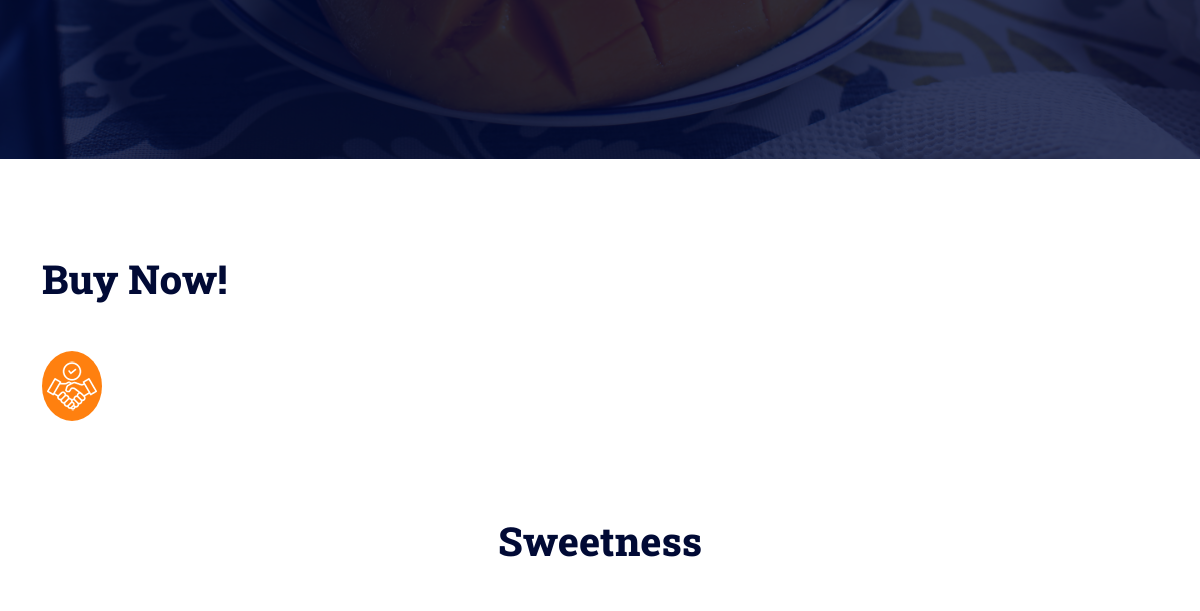
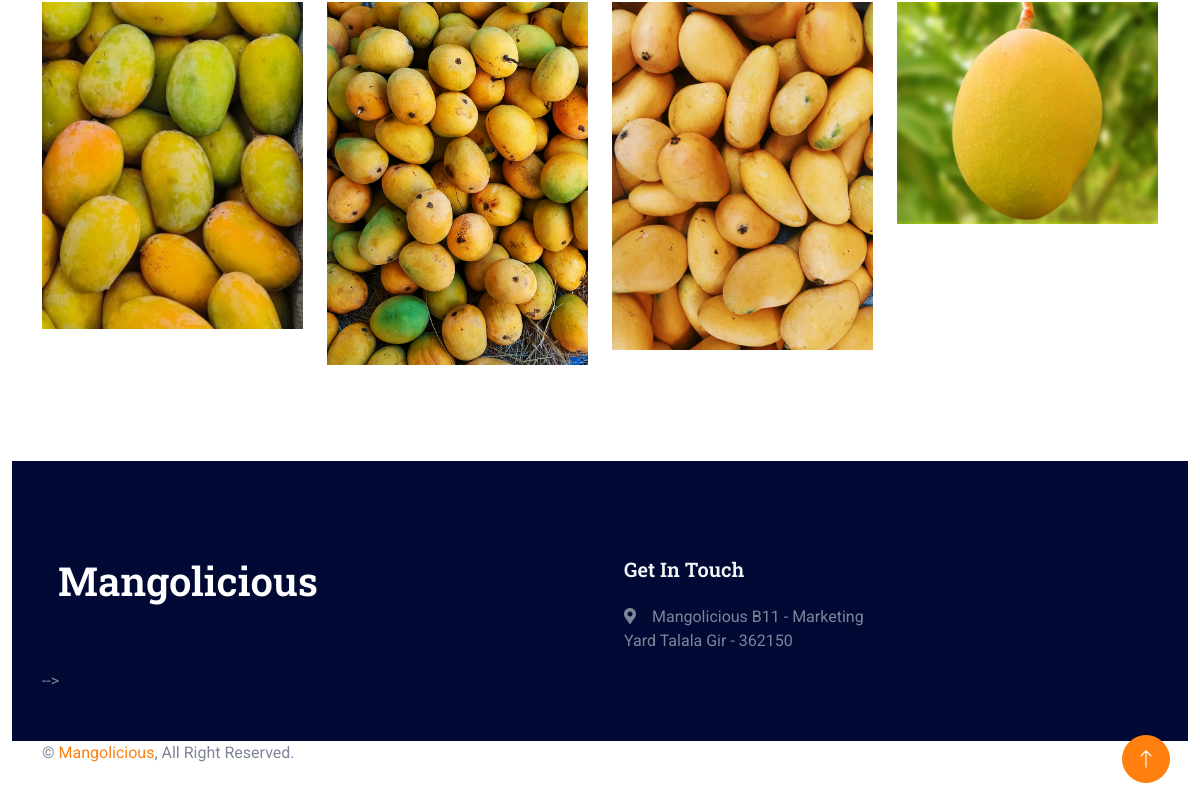
Before: /ripemangoes (lower part) with the older database file (2 pictures, top to bottom).
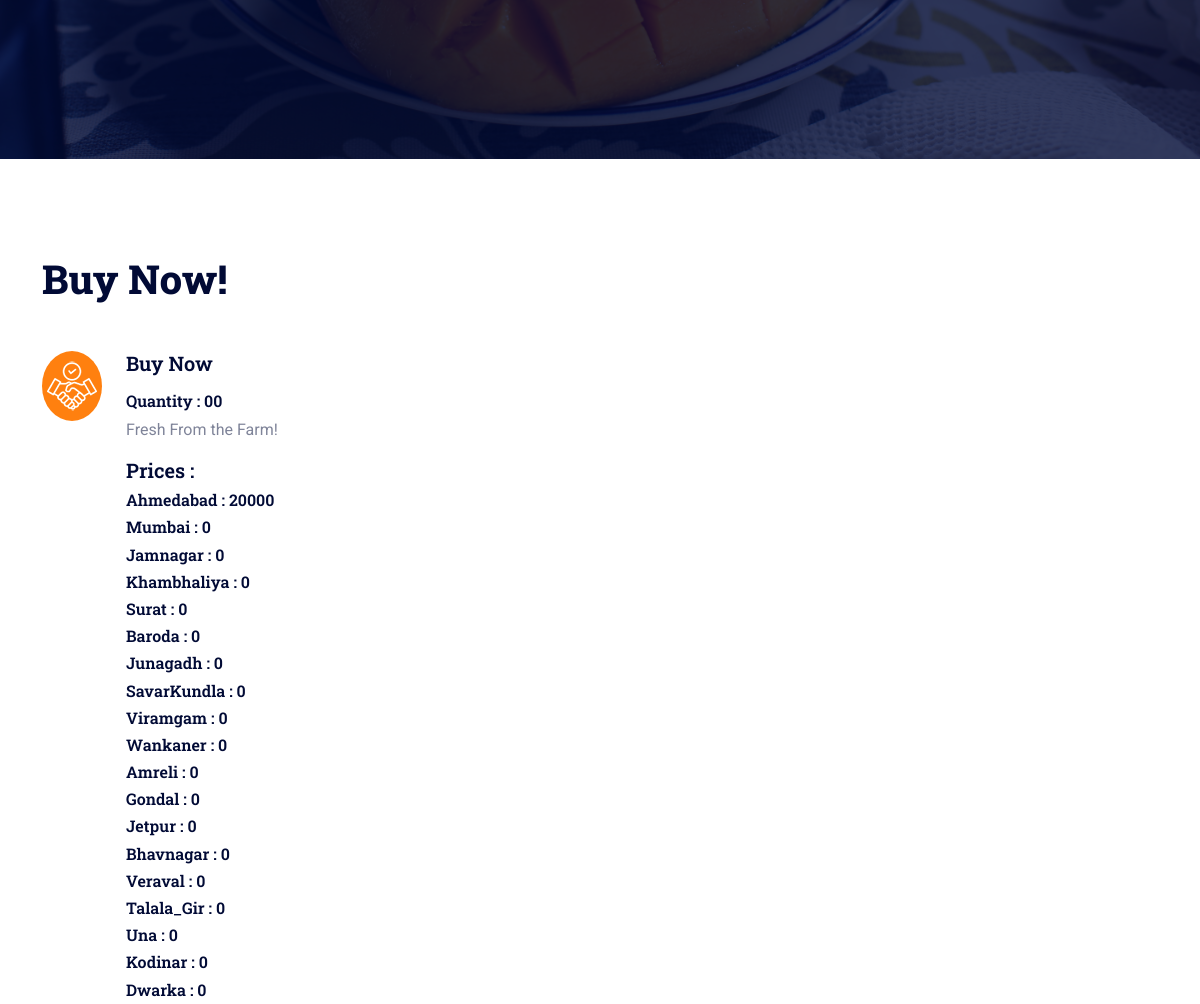
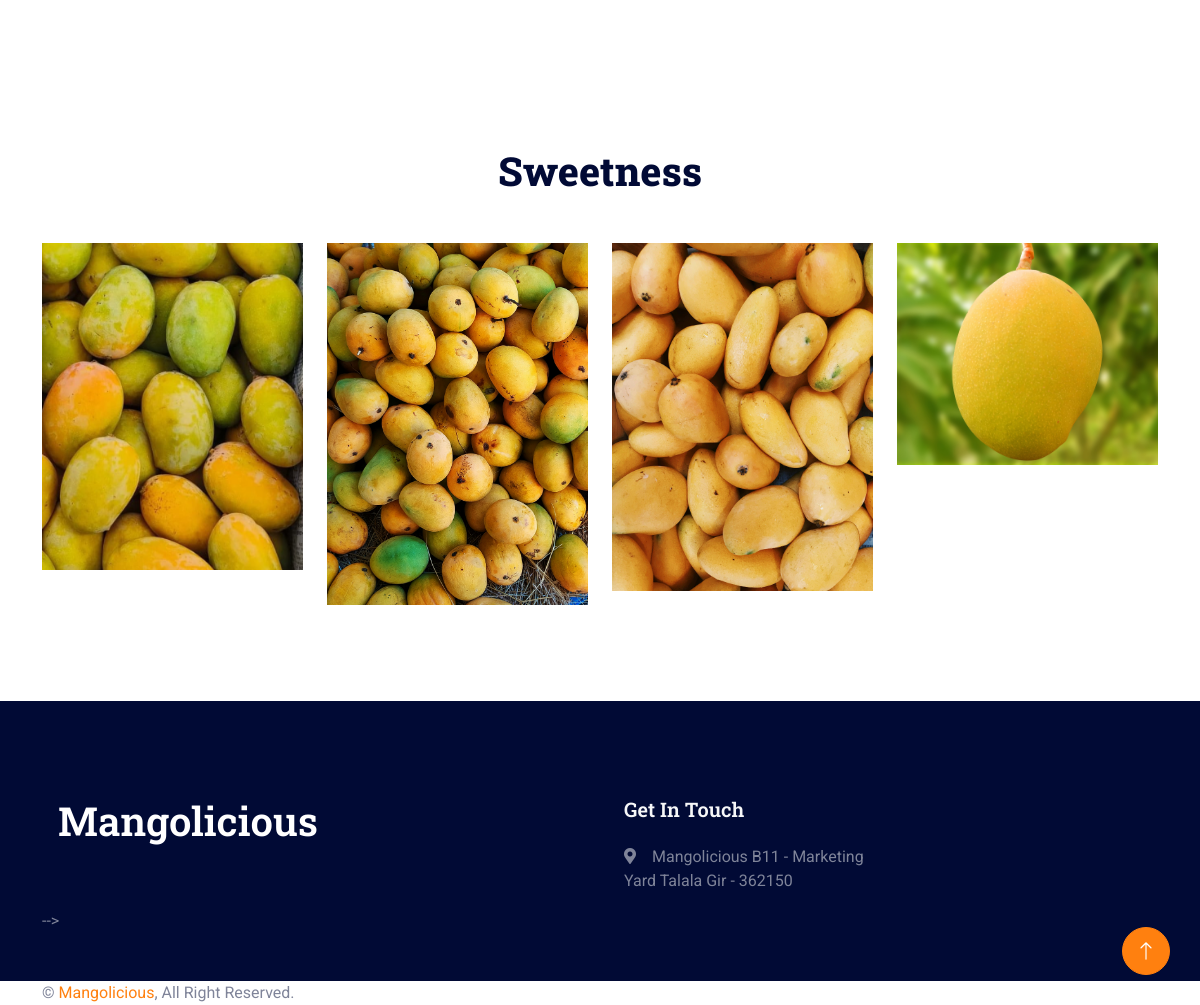
After: the same page with the newer database file (2 pictures, top to bottom).
### MangoliciousApp/models.py (models this page shows)
class RipeMangoes(models.Model):
    Ahmedabad = models.IntegerField()
    Rajkot = models.IntegerField()
    Mumbai = models.IntegerField()
    Jamnagar = models.IntegerField()
    Khambhaliya = models.IntegerField()
    Surat = models.IntegerField()
    Baroda = models.IntegerField()
    Junagadh = models.IntegerField()
    SavarKundla = models.IntegerField()
    Viramgam = models.IntegerField()
    Wankaner = models.IntegerField()
    Amreli = models.IntegerField()
    Gondal = models.IntegerField()
    Jetpur = models.IntegerField()
    Porbandar = models.IntegerField()
    Bhavnagar = models.IntegerField()
    Veraval = models.IntegerField()
    Talala_Gir = models.IntegerField()
    Una = models.IntegerField()
    Kodinar = models.IntegerField()
    Dwarka = models.IntegerField()
    quantity = models.IntegerField()
    quantityIn = models.CharField(max_length = 200)

### MangoliciousApp/views.py (the view)
# urls.py: path('ripemangoes',views.ripemangoes, name='ripemangoes'),
def ripemangoes(request):
    buy = RipeMangoes.objects.all()
    print(buy)
    return render(request, "ripe-mangoes.html", {'buy':buy})

### template/ripe-mangoes.html (shortened to what this page needs)
{% load static %}
<!DOCTYPE html>
<html lang="en">
<head>
    <link href="https://cdnjs.cloudflare.com/ajax/libs/font-awesome/5.10.0/css/all.min.css" rel="stylesheet">
    <link href="https://cdn.jsdelivr.net/npm/bootstrap-icons@1.4.1/font/bootstrap-icons.css" rel="stylesheet">
    <link href="{% static 'theme/lib/animate/animate.min.css' %}" rel="stylesheet">
    <link href="{% static 'theme/lib/owlcarousel/assets/owl.carousel.min.css' %}" rel="stylesheet">
    <link href="{% static 'theme/css/bootstrap.min.css' %}" rel="stylesheet">
    <link href="{% static 'theme/css/style.css' %}" rel="stylesheet">
</head>
<body>
    <div class="container-fluid p-0 mb-5">
        <div id="header-carousel" class="carousel slide" data-bs-ride="carousel">
            <div class="carousel-inner">
                <div class="carousel-item active">
                    <img class="w-100" src="{% static 'theme/img/mango.jpg' %}" alt="Image">
                    <div class="carousel-caption">
                    </div>
                </div>
            </div>
        </div>
    </div>
    <div class="container-xxl py-5">
        <div class="container">
            <div class="row g-5">
                <div class="col-lg-6 wow fadeInUp" data-wow-delay="0.1s">
                    <h1 class="display-6 mb-5">Buy Now!</h1>
                    <div class="d-flex mb-5">
                        <div class="flex-shrink-0 btn-square bg-primary rounded-circle" style="width: 60px; height: 70px;">
                           <img class="img-fluid" src="{% static 'theme/img/icon/icon-08-light.png' %}" alt="">
                        </div>
                        {% for row in buy %}
                        <div class="ms-4">
                            <h5 class="mb-3">Buy Now</h5>
                            <h6>Quantity : {{ row.quantity }}{{ row.quantityIn }}</h6>
                            <p>Fresh From the Farm!</p>
                            <h5>Prices :</h5>
                            <h6>Ahmedabad : {{ row.Ahmedabad }}</h6>
                            <h6>Mumbai : {{ row.Mumbai }}</h6>
                            <h6>Jamnagar : {{ row.Jamnagar }}</h6>
                            <h6>Khambhaliya : {{ row.Khambhaliya }}</h6>
                            <h6>Surat : {{ row.Surat }}</h6>
                            <h6>Baroda : {{ row.Baroda }}</h6>
                            <h6>Junagadh : {{ row.Junagadh }}</h6>
                            <h6>SavarKundla : {{ row.SavarKundla }}</h6>
                            <h6>Viramgam : {{ row.Viramgam }}</h6>
                            <h6>Wankaner : {{ row.Wankaner }}</h6>
                            <h6>Amreli : {{ row.Amreli }}</h6>
                            <h6>Gondal : {{ row.Gondal }}</h6>
                            <h6>Jetpur : {{ row.Jetpur }}</h6>
                            <h6>Bhavnagar : {{ row.Bhavnagar }}</h6>
                            <h6>Veraval : {{ row.Veraval }}</h6>
                            <h6>Talala_Gir : {{ row.Talala_Gir }}</h6>
                            <h6>Una : {{ row.Una }}</h6>
                            <h6>Kodinar : {{ row.Kodinar }}</h6>
                            <h6>Dwarka : {{ row.Dwarka }}</h6>
                        </div>
                    </div>
                    {% endfor %}
                </div>
            </div>
        </div>
    </div>
    <div class="container-xxl py-5">
        <div class="container">
            <div class="text-center mx-auto wow fadeInUp" data-wow-delay="0.1s" style="max-width: 500px;">
                <h1 class="display-6 mb-5">Sweetness</h1>
            </div>
            <div class="row g-4">
                <div class="col-lg-3 col-md-6 wow fadeInUp" data-wow-delay="0.1s">
                    <div class="team-item">
                        <div class="team-img position-relative overflow-hidden">
                            <img class="img-fluid" src="{% static 'theme/img/mnew2.jpg' %}" alt="">
                        </div>
                    </div>
                </div>
                <div class="col-lg-3 col-md-6 wow fadeInUp" data-wow-delay="0.3s">
                    <div class="">
                        <div class="team-img position-relative overflow-hidden">
                            <img class="img-fluid" src="{% static 'theme/img/ripemango-2.jpg' %}" alt="">
                        </div>
                    </div>
                </div>
                <div class="col-lg-3 col-md-6 wow fadeInUp" data-wow-delay="0.5s">
                    <div class="">
                        <div class="team-img position-relative overflow">
                            <img class="img-fluid" src="{% static 'theme/img/ripemango-3.jpg' %}" alt="">
                        </div>
                    </div>
                </div>
                <div class="col-lg-3 col-md-6 wow fadeInUp" data-wow-delay="0.5s">
                    <div class="">
                        <div class="team-img position-relative overflow">
                            <img class="img-fluid" src="{% static 'theme/img/ripemango-1.jpg' %}" alt="">
                        </div>
                    </div>
                </div>
            </div>
        </div>
    </div>
    <div class="container-fluid bg-dark footer mt-5 pt-5 wow fadeIn" data-wow-delay="0.1s">
        <div class="container py-5">
            <div class="row g-5">
                <div class="col-md-6">
                    <h1 class="text-white mb-4"><img class="img-fluid me-3" alt="">Mangolicious</h1>
                </div>
                <div class="col-lg-3 col-md-6">
                    <h5 class="text-light mb-4">Get In Touch</h5>
                    <p><i class="fa fa-map-marker-alt me-3"></i>Mangolicious B11 - Marketing Yard Talala Gir - 362150</p>
                </div>
                </div> -->
            </div>
        </div>
        <div class="container-fluid copyright">
            <div class="container">
                <div class="row">
                    <div class="col-md-6 text-center text-md-start mb-3 mb-md-0">
                        &copy; <a href="#">Mangolicious</a>, All Right Reserved.
                    </div>
                    <div class="col-md-6 text-center text-md-end">
                    </div>
                </div>
            </div>
        </div>
    </div>
    <a href="#" class="btn btn-lg btn-primary btn-lg-square rounded-circle back-to-top"><i class="bi bi-arrow-up"></i></a>
</body>
</html>

### Mangolicious/static/theme/css/style.css (style rules this page uses)
:root { --primary: #FF800F; --secondary: #001064; --light: #F6F7F8; --dark: #010A35; }
.back-to-top { position: fixed; display: none; right: 30px; bottom: 30px; z-index: 99; }
.btn { transition: .5s; }
.btn.btn-primary, .btn.btn-outline-primary:hover, .btn.btn-secondary, .btn.btn-outline-secondary:hover { color: #FFFFFF; }
.btn-square { width: 38px; height: 38px; }
.btn-lg-square { width: 48px; height: 48px; }
.btn-square, .btn-sm-square, .btn-lg-square { padding: 0; display: flex; align-items: center; justify-content: center; font-weight: normal; }
.carousel-caption { top: 0; left: 0; right: 0; bottom: 0; display: flex; align-items: center; justify-content: center; text-align: center; background: rgba(1, 10, 53, .8); z-index: 1; }
.team-item .team-img::before, .team-item .team-img::after { position: absolute; content: ""; width: 0; height: 100%; top: 0; left: 0; background: rgba(1, 10, 53, .8); transition: .5s; }
.team-item .team-img::after { left: auto; right: 0; }
.footer { color: #7F8499; }

Changed rows visible on the page:
added RipeMangoes: quantity "0", quantityIn "0", Ahmedabad "20000", Mumbai "0", Jamnagar "0", Khambhaliya "0", Surat "0", Baroda "0", Junagadh "0", SavarKundla "0", Viramgam "0", Wankaner "0", Amreli "0", Gondal "0", Jetpur "0", Bhavnagar "0", Veraval "0", Talala_Gir "0", Una "0", Kodinar "0", Dwarka "0"
